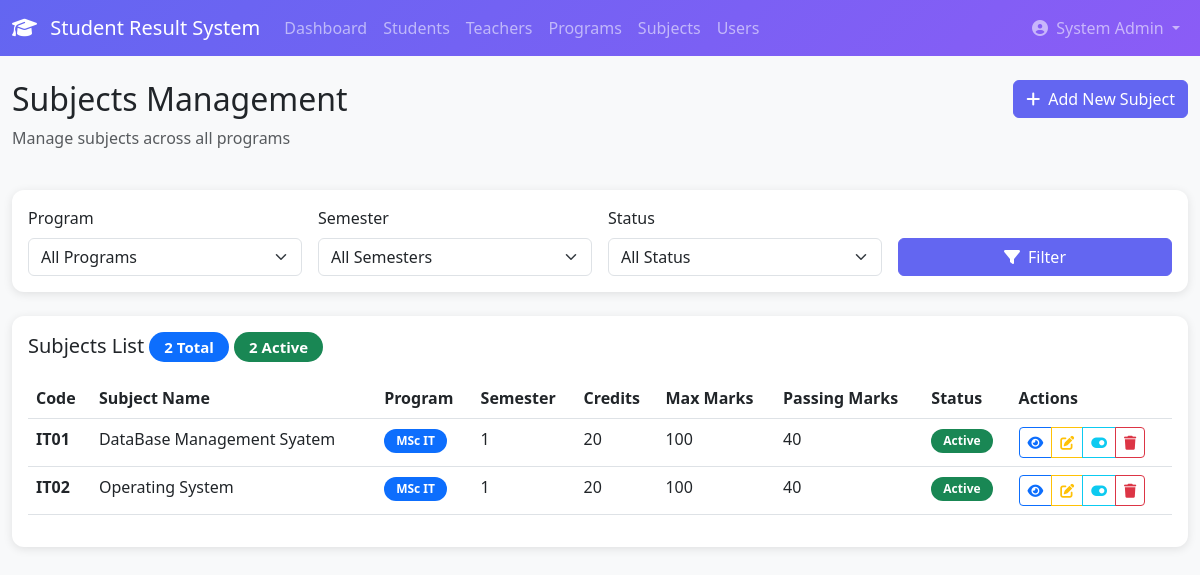
The app's page /courses/subjects/ (signed in), older data.
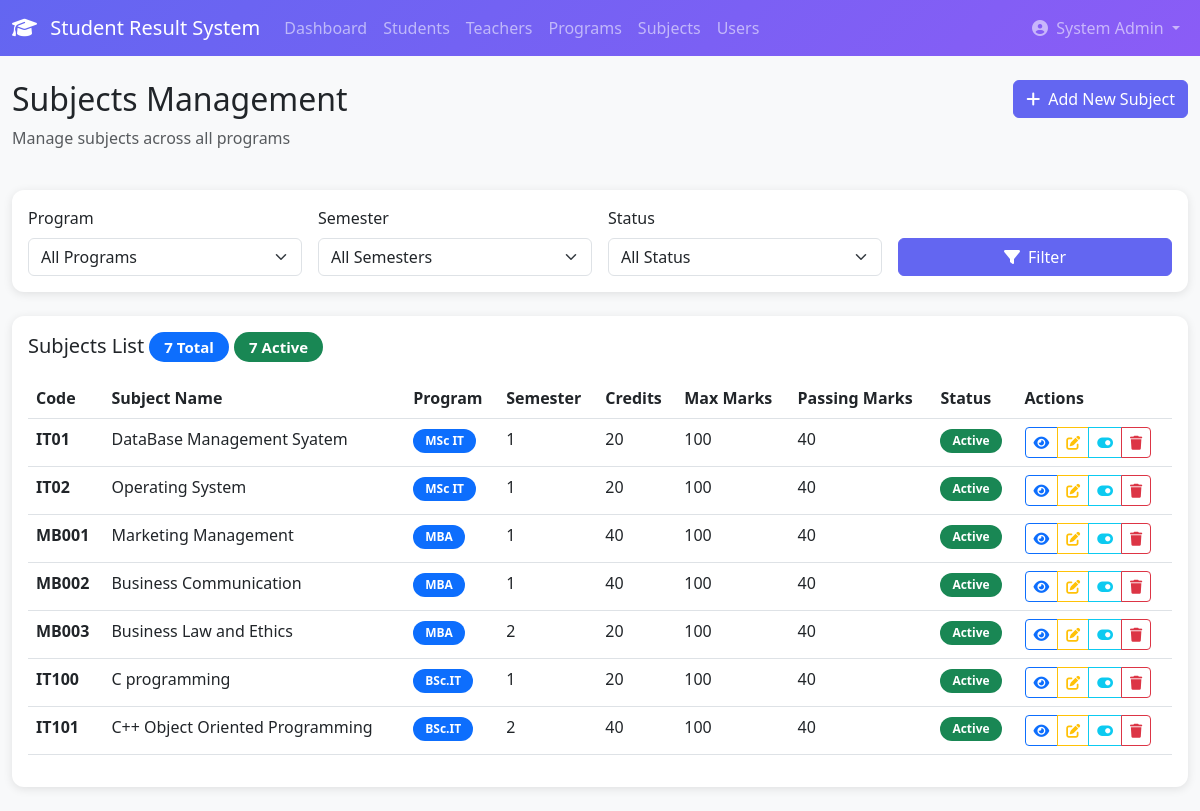
The same page, newer data.
### courses/models.py (models this page shows, shortened)
class Subject(models.Model):
    program = models.ForeignKey(Program, on_delete=models.CASCADE, related_name='subjects')
    code = models.CharField(max_length=20, unique=True)
    name = models.CharField(max_length=200)
    semester = models.IntegerField()
    credits = models.IntegerField()
    max_marks = models.IntegerField(default=100)
    passing_marks = models.IntegerField(default=40)
    is_active = models.BooleanField(default=True)
    class Meta:
        db_table = 'subjects'
        ordering = ['semester', 'code']

class Program(models.Model):
    name = models.CharField(max_length=50, unique=True)
    duration_years = models.IntegerField(default=2)
    total_semesters = models.IntegerField(default=4)
    description = models.TextField(blank=True)
    is_active = models.BooleanField(default=True)
    created_at = models.DateTimeField(auto_now_add=True)
    class Meta:
        db_table = 'programs'

### courses/views.py (the view)
# urls.py: path('subjects/', views.subject_list, name='subject_list'),
@login_required
@user_passes_test(is_admin)
def subject_list(request):
    subjects = Subject.objects.select_related('program').all()
    program_filter = request.GET.get('program')
    semester_filter = request.GET.get('semester')
    status_filter = request.GET.get('status')
    if program_filter:
        subjects = subjects.filter(program_id=program_filter)
    if semester_filter:
        subjects = subjects.filter(semester=semester_filter)
    if status_filter == 'active':
        subjects = subjects.filter(is_active=True)
    elif status_filter == 'inactive':
        subjects = subjects.filter(is_active=False)
    subjects = subjects.order_by('program', 'semester', 'code')
    programs = Program.objects.filter(is_active=True).order_by('name')
    semesters = range(1, 9)
    context = {
        'subjects': subjects,
        'programs': programs,
        'semesters': semesters,
        'total_subjects': subjects.count(),
        'active_subjects': subjects.filter(is_active=True).count(),
        'selected_program': program_filter,
        'selected_semester': semester_filter,
        'selected_status': status_filter,
    }
    return render(request, 'courses/subject_list.html', context)

### accounts/models.py (called while the page is built)
    def get_full_name(self):
        full_name = f"{self.first_name} {self.last_name}"
        return full_name.strip() or self.username

    @property
    def is_admin(self):
        return self.role == 'admin'

### courses/views.py (called while the page is built)
def is_admin(user):
    return user.role == 'admin'

### courses/templates/courses/subject_list.html (shortened to what the changed rows need)
{% extends 'base.html' %}
{% load static %}
{% block content %}
<div class="container-fluid py-4">
    <div class="row mb-4">
        <div class="col-md-6">
            <h2>Subjects Management</h2>
        </div>
    </div>
    <div class="card">
        <div class="card-body">
            <h5 class="card-title mb-3">
                Subjects List
                <span class="badge bg-primary">{{ total_subjects }} Total</span>
                <span class="badge bg-success">{{ active_subjects }} Active</span>
            </h5>
            <div class="table-responsive">
                <table class="table table-hover">
                    <thead>
                        <tr>
                            <th>Code</th>
                            <th>Subject Name</th>
                            <th>Program</th>
                            <th>Semester</th>
                            <th>Credits</th>
                            <th>Max Marks</th>
                            <th>Passing Marks</th>
                            <th>Status</th>
                            <th>Actions</th>
                        </tr>
                    </thead>
                    <tbody>
                        {% for subject in subjects %}
                        <tr>
                            <td><strong>{{ subject.code }}</strong></td>
                            <td>{{ subject.name }}</td>
                            <td>
                                <span class="badge bg-primary">{{ subject.program.name }}</span>
                            </td>
                            <td>{{ subject.semester }}</td>
                            <td>{{ subject.credits }}</td>
                            <td>{{ subject.max_marks }}</td>
                            <td>{{ subject.passing_marks }}</td>
                            <td>
                                {% if subject.is_active %}
                                    <span class="badge bg-success">Active</span>
                                {% else %}
                                    <span class="badge bg-secondary">Inactive</span>
                                {% endif %}
                            </td>
                            <td>
                                <div class="btn-group" role="group">
                                    <a href="{% url 'subject_detail' subject.pk %}"
                                       class="btn btn-sm btn-outline-primary"
                                       title="View Details">
                                        <i class="fas fa-eye"></i>
                                    </a>
                                    <a href="{% url 'subject_edit' subject.pk %}"
                                       class="btn btn-sm btn-outline-warning"
                                       title="Edit">
                                        <i class="fas fa-edit"></i>
                                    </a>
                                    <a href="{% url 'subject_toggle_status' subject.pk %}"
                                       class="btn btn-sm btn-outline-info"
                                       title="Toggle Status">
                                        <i class="fas fa-toggle-on"></i>
                                    </a>
                                    <a href="{% url 'subject_delete' subject.pk %}"
                                       class="btn btn-sm btn-outline-danger"
                                       title="Delete">
                                        <i class="fas fa-trash"></i>
                                    </a>
                                </div>
                            </td>
                        </tr>
                        {% empty %}
                        <tr>
                            <td colspan="9" class="text-center text-muted py-4">
                                No subjects found. <a href="{% url 'subject_add' %}">Add your first subject</a>
                            </td>
                        </tr>
                        {% endfor %}
                    </tbody>
                </table>
            </div>
        </div>
    </div>
</div>
{% endblock %}
{% block extra_css %}
<link rel="stylesheet" href="https://cdnjs.cloudflare.com/ajax/libs/font-awesome/6.4.0/css/all.min.css">
{% endblock %}

Row changes from the older to the newer data that the page shows:
added Subject: code "MB001", name "Marketing Management", program.name "MBA", semester "1", credits "40", max_marks "100", passing_marks "40", is_active "Active"
added Subject: code "MB002", name "Business Communication", program.name "MBA", semester "1", credits "40", max_marks "100", passing_marks "40", is_active "Active"
added Subject: code "MB003", name "Business Law and Ethics", program.name "MBA", semester "2", credits "20", max_marks "100", passing_marks "40", is_active "Active"
added Subject: code "IT100", name "C programming", program.name "BSc.IT", semester "1", credits "20", max_marks "100", passing_marks "40", is_active "Active"
added Subject: code "IT101", name "C++ Object Oriented Programming", program.name "BSc.IT", semester "2", credits "40", max_marks "100", passing_marks "40", is_active "Active"
Text that changed along with them:
{{ total_subjects }}: "2" → "7"
{{ active_subjects }}: "2" → "7"
